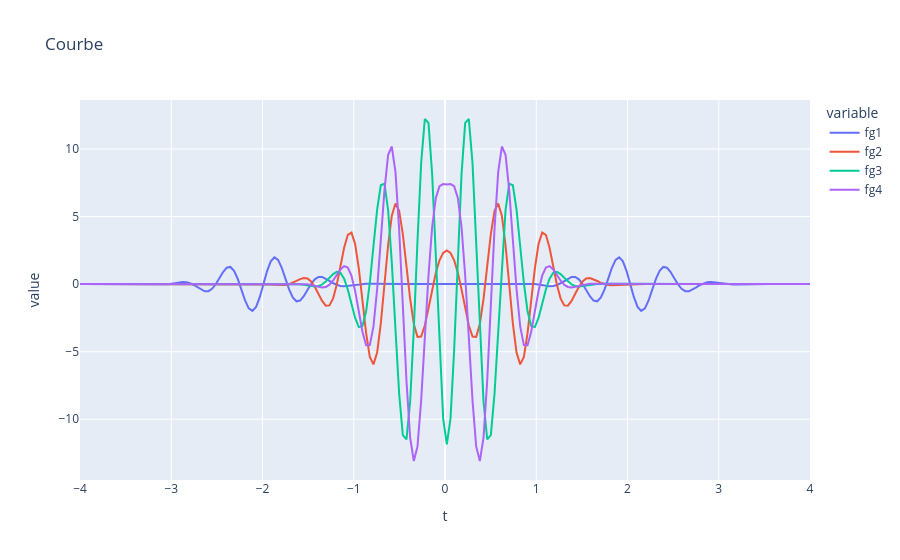

This figure's notebook cell:
### Markdown cell above
Pour calculer les produits de convolution, on utlise numpy.convolve

### Code cell
t = np.linspace(-4,4,200)

courbe = np.exp(-np.pi*t*t)*np.cos(4*np.pi*t)


fg1 = np.convolve(f1, courbe, mode='same')
fg2 = np.convolve(f2, courbe, mode='same')
fg3 = np.convolve(f3, courbe, mode='same')
fg4 = np.convolve(f4, courbe, mode='same')

df = pd.DataFrame({"t":t,"fg1":fg1,"fg2":fg2,"fg3":fg3,"fg4":fg4})

fig = px.line(df, x="t", y=["fg1","fg2","fg3","fg4"], title = "Courbe")
fig.show()

### Figure 1 — Plotly figure (JSON) as saved in the notebook; plotly's stock layout.template omitted (floating-point values rounded to 4 significant figures; data arrays with more than 128 entries replaced by an {"elided": "..."} marker saying what was removed)
{"data": [{"hovertemplate": "variable=fg1<br>t=%{x}<br>value=%{y}<extra></extra>", "legendgroup": "fg1", "line": {"color": "#636efa", "dash": "solid"}, "marker": {"symbol": "circle"}, "mode": "lines", "name": "fg1", "orientation": "v", "showlegend": true, "type": "scatter", "x": {"elided": "200 float values"}, "xaxis": "x", "y": {"elided": "200 float values"}, "yaxis": "y"}, {"hovertemplate": "variable=fg2<br>t=%{x}<br>value=%{y}<extra></extra>", "legendgroup": "fg2", "line": {"color": "#EF553B", "dash": "solid"}, "marker": {"symbol": "circle"}, "mode": "lines", "name": "fg2", "orientation": "v", "showlegend": true, "type": "scatter", "x": {"elided": "200 float values"}, "xaxis": "x", "y": {"elided": "200 float values"}, "yaxis": "y"}, {"hovertemplate": "variable=fg3<br>t=%{x}<br>value=%{y}<extra></extra>", "legendgroup": "fg3", "line": {"color": "#00cc96", "dash": "solid"}, "marker": {"symbol": "circle"}, "mode": "lines", "name": "fg3", "orientation": "v", "showlegend": true, "type": "scatter", "x": {"elided": "200 float values"}, "xaxis": "x", "y": {"elided": "200 float values"}, "yaxis": "y"}, {"hovertemplate": "variable=fg4<br>t=%{x}<br>value=%{y}<extra></extra>", "legendgroup": "fg4", "line": {"color": "#ab63fa", "dash": "solid"}, "marker": {"symbol": "circle"}, "mode": "lines", "name": "fg4", "orientation": "v", "showlegend": true, "type": "scatter", "x": {"elided": "200 float values"}, "xaxis": "x", "y": {"elided": "200 float values"}, "yaxis": "y"}], "layout": {"legend": {"title": {"text": "variable"}, "tracegroupgap": 0}, "title": {"text": "Courbe"}, "xaxis": {"anchor": "y", "domain": [0, 1], "title": {"text": "t"}}, "yaxis": {"anchor": "x", "domain": [0, 1], "title": {"text": "value"}}}}
